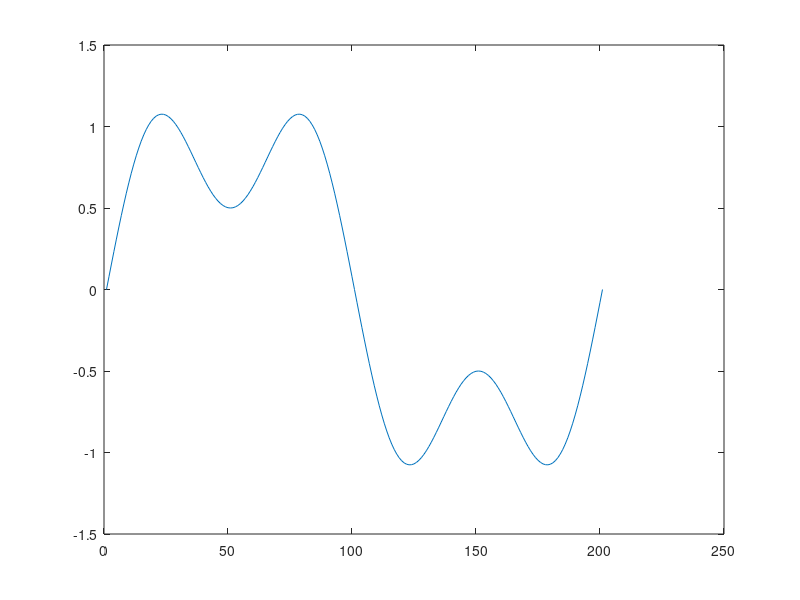

The MATLAB source for this figure:
%Define time stepping scheme
%	Crank-Nicolson : k = 0.5

k = 0.5

% Define dispersion and spatial discretization parameters

alpha = .003;
n = 201;
dx = 2/200;

%basically dx = .01

nsteps = .005/.01
dt = .01

% initialise arrays and vectors 
b = zeros(n,1);
u = zeros(n,1);
B = zeros(n,n);

%initialize u

u = zeros(n,1);
x = 0.0;
for i=1:n
	u(i,1) = sin(pi*x) + 0.5*sin(3*pi*x);
	x = x + dx;
end

% set up tridiagonal entries of A matrix
A = zeros(n,n);
for i = 2:n-1
	A(i,i-1) = -k*((alpha/(dx^2))+ (-.5/(2*dx)));
	A(i,i) = 2*k*((1/dt)+(alpha/(dx^2)));
	A(i,i+1) = k*((.5/(2*dx))-(alpha/(dx^2)));
end

%similarily for B

B = zeros(n,n);
for(i = 2:n-1)
	B(i,i-1) = k*((alpha/(dx^2))+ (.5/(2*dx)));
	B(i,i) = 2*k*((1/dt)-(alpha/(dx^2)));
	B(i,i+1) = k*((-.5/(2*dx))+(alpha/(dx^2)));
end
%set up boundary conditions
A(1,1) = 1.0;
A(1,2) = -1.0;
A(n,n) = 1.0;
A(n,n-1) = -1.0;

%error= log(error of some sort)
for i=1:nsteps
    b = B*u;
    u = A\b;
end

plot (u)